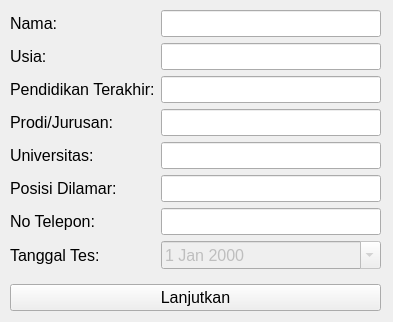
<?xml version="1.0" encoding="UTF-8"?>
<ui version="4.0">
 <class>Form</class>
 <widget class="QWidget" name="Form">
  <property name="geometry">
   <rect>
    <x>0</x>
    <y>0</y>
    <width>393</width>
    <height>322</height>
   </rect>
  </property>
  <property name="windowTitle">
   <string>Form</string>
  </property>
  <widget class="QWidget" name="verticalLayoutWidget">
   <property name="geometry">
    <rect>
     <x>10</x>
     <y>10</y>
     <width>371</width>
     <height>301</height>
    </rect>
   </property>
   <layout class="QVBoxLayout" name="verticalLayout">
    <item>
     <layout class="QFormLayout" name="formLayout">
      <item row="0" column="0">
       <widget class="QLabel" name="label">
        <property name="font">
         <font>
          <pointsize>12</pointsize>
         </font>
        </property>
        <property name="text">
         <string>Nama:</string>
        </property>
       </widget>
      </item>
      <item row="0" column="1">
       <widget class="QLineEdit" name="nameID">
        <property name="font">
         <font>
          <pointsize>12</pointsize>
         </font>
        </property>
        <property name="inputMask">
         <string/>
        </property>
       </widget>
      </item>
      <item row="1" column="0">
       <widget class="QLabel" name="label_3">
        <property name="font">
         <font>
          <pointsize>12</pointsize>
         </font>
        </property>
        <property name="text">
         <string>Usia:</string>
        </property>
       </widget>
      </item>
      <item row="1" column="1">
       <widget class="QLineEdit" name="ageID">
        <property name="font">
         <font>
          <pointsize>12</pointsize>
         </font>
        </property>
        <property name="maxLength">
         <number>2</number>
        </property>
       </widget>
      </item>
      <item row="2" column="0">
       <widget class="QLabel" name="label_2">
        <property name="font">
         <font>
          <pointsize>12</pointsize>
         </font>
        </property>
        <property name="text">
         <string>Pendidikan Terakhir:</string>
        </property>
       </widget>
      </item>
      <item row="2" column="1">
       <widget class="QLineEdit" name="eduID">
        <property name="font">
         <font>
          <pointsize>12</pointsize>
         </font>
        </property>
       </widget>
      </item>
      <item row="3" column="0">
       <widget class="QLabel" name="label_5">
        <property name="font">
         <font>
          <pointsize>12</pointsize>
         </font>
        </property>
        <property name="text">
         <string>Prodi/Jurusan:</string>
        </property>
       </widget>
      </item>
      <item row="4" column="0">
       <widget class="QLabel" name="label_6">
        <property name="font">
         <font>
          <pointsize>12</pointsize>
         </font>
        </property>
        <property name="text">
         <string>Universitas:</string>
        </property>
       </widget>
      </item>
      <item row="5" column="0">
       <widget class="QLabel" name="label_7">
        <property name="font">
         <font>
          <pointsize>12</pointsize>
         </font>
        </property>
        <property name="text">
         <string>Posisi Dilamar:</string>
        </property>
       </widget>
      </item>
      <item row="6" column="0">
       <widget class="QLabel" name="label_8">
        <property name="font">
         <font>
          <pointsize>12</pointsize>
         </font>
        </property>
        <property name="text">
         <string>No Telepon:</string>
        </property>
       </widget>
      </item>
      <item row="7" column="0">
       <widget class="QLabel" name="label_9">
        <property name="font">
         <font>
          <pointsize>12</pointsize>
         </font>
        </property>
        <property name="text">
         <string>Tanggal Tes:</string>
        </property>
       </widget>
      </item>
      <item row="3" column="1">
       <widget class="QLineEdit" name="eduID_2">
        <property name="font">
         <font>
          <pointsize>12</pointsize>
         </font>
        </property>
       </widget>
      </item>
      <item row="4" column="1">
       <widget class="QLineEdit" name="eduID_3">
        <property name="font">
         <font>
          <pointsize>12</pointsize>
         </font>
        </property>
       </widget>
      </item>
      <item row="5" column="1">
       <widget class="QLineEdit" name="posID">
        <property name="font">
         <font>
          <pointsize>12</pointsize>
         </font>
        </property>
       </widget>
      </item>
      <item row="6" column="1">
       <widget class="QLineEdit" name="phoneID">
        <property name="font">
         <font>
          <pointsize>12</pointsize>
         </font>
        </property>
       </widget>
      </item>
      <item row="7" column="1">
       <widget class="QDateEdit" name="dateEdit">
        <property name="enabled">
         <bool>false</bool>
        </property>
        <property name="font">
         <font>
          <pointsize>12</pointsize>
         </font>
        </property>
        <property name="calendarPopup">
         <bool>true</bool>
        </property>
       </widget>
      </item>
     </layout>
    </item>
    <item>
     <widget class="QPushButton" name="pushButton">
      <property name="font">
       <font>
        <pointsize>12</pointsize>
       </font>
      </property>
      <property name="text">
       <string>Lanjutkan</string>
      </property>
     </widget>
    </item>
   </layout>
  </widget>
 </widget>
 <resources/>
 <connections/>
</ui>
